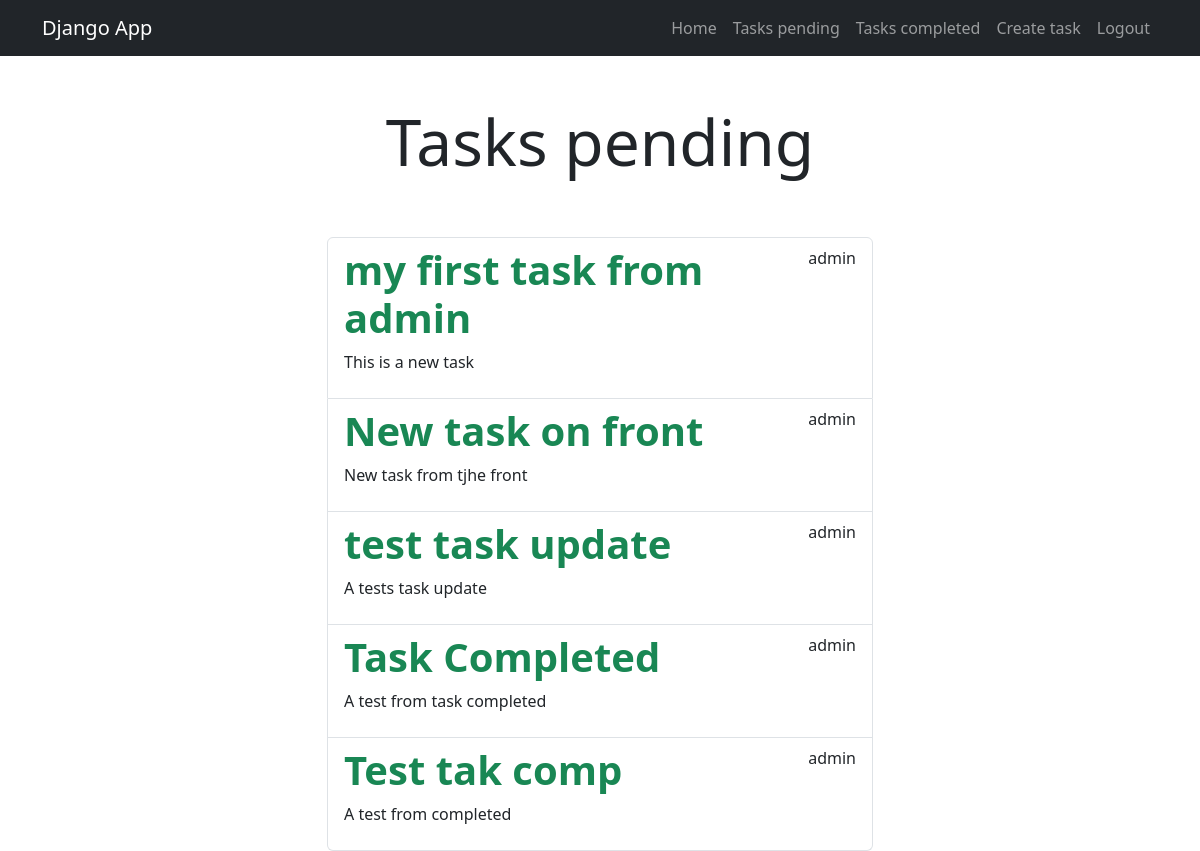
The app's page /tasks_completed/ (signed in) with its own data.
### tasks/models.py (models this page shows, shortened)
class Task(models.Model):
    title = models.CharField(max_length=100)
    description = models.TextField(blank=True)
    created = models.DateTimeField(auto_now_add=True)
    datecompleted = models.DateTimeField(null=True, blank=True)
    important = models.BooleanField(default=False)
    user = models.ForeignKey(User, on_delete=models.CASCADE)

### tasks/views.py (the view)
# urls.py: path('tasks_completed/', views.tasks_completed, name='tasks_completed'),
@login_required
def tasks_completed(request):
    tasks = Task.objects.filter(
        user=request.user, datecompleted__isnull=False).order_by('-datecompleted')
    return render(request, 'tasks.html', {'tasks': tasks})

### tasks/templates/tasks.html (shortened to what this page needs)
{% extends "base.html" %} {% block content %}
<main class="container">
  <div class="row">
    <div class="col-md-6 offset-md-3">
      <h1 class="text-center display-3 py-5">Tasks pending</h1>
      <ul class="list-group">
        {% for task in tasks %}
        <a class="list-group-item" href="{% url 'task_detail' task.id %}">
          <header class="d-flex justify-content-between">
            {% if task.important %}
            <h1 class="fw-bold text-success">{{task.title}}</h1>
            <p>{{task.user.username}}</p>
            {% else %}
            <h1 class="fw-bold">{{task.title}}</h1>
            {% endif %}
          </header>
          <p>{{task.description}}</p>
        </a>
        {% endfor %}
      </ul>
    </div>
  </div>
</main>
{% endblock content %}

### records on screen
Task: title "my first task from admin", user.username "admin", description "This is a new task"
Task: title "New task on front", user.username "admin", description "New task from tjhe front"
Task: title "test task update", user.username "admin", description "A tests task update"
Task: title "Task Completed", user.username "admin", description "A test from task completed"
Task: title "Test tak comp", user.username "admin", description "A test from completed"
